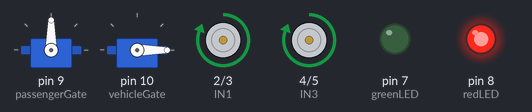
The sketch below on a simulated Arduino Uno, built with avr-gcc and run on an emulated ATmega328P. On the bench: 2 × servo, motor-driver pin pairs drawn as motors (green arrow = first pin HIGH = forward, orange = second pin HIGH = backward, longer = more drive), output pins drawn as LEDs (lit = HIGH).

Above: at 0.05 s.
At 9.95 s:
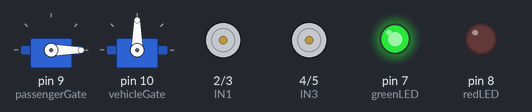
Timing chart, 0 to 13.0 s (numbered marks = the images above):
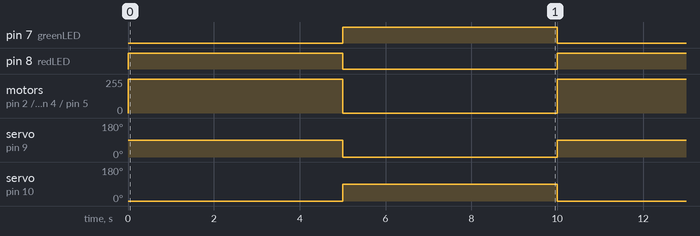

Measured:
- by itself, pin 7 (greenLED), pin 8 (redLED): alternates HIGH for 5.0 s and LOW for 5.0 s
- by itself, motor on pin 2 (IN1) / pin 3 (IN2), motor on pin 4 (IN3) / pin 5 (IN4): alternates forward 255/255 for 5.0 s and stopped for 5.0 s
- by itself, servo on pin 9 (passengerGate), servo on pin 10 (vehicleGate): alternates 90° for 5.0 s and 0° for 5.0 s

The sketch:

pedestrian_crossing.ino.ino
```cpp
#include <Servo.h>

Servo passengerGate;  // Servo 1
Servo vehicleGate;    // Servo 2

// Motor pins (L298N)
int IN1 = 2;
int IN2 = 3;
int IN3 = 4;
int IN4 = 5;

// LED pins
int redLED = 8;
int greenLED = 7;

void setup() {
  // Motor pins
  pinMode(IN1, OUTPUT);
  pinMode(IN2, OUTPUT);
  pinMode(IN3, OUTPUT);
  pinMode(IN4, OUTPUT);

  // LED pins
  pinMode(redLED, OUTPUT);
  pinMode(greenLED, OUTPUT);

  // Attach servos
  passengerGate.attach(9);
  vehicleGate.attach(10);

  // Initial positions (both closed)
  passengerGate.write(0);
  vehicleGate.write(0);
}

void loop() {
  // 🔴 RED LIGHT → VEHICLE STOP, PASSENGER GO
  digitalWrite(redLED, HIGH);
  digitalWrite(greenLED, LOW);

  // Motors ON (vehicle stopped but machine runs)
  digitalWrite(IN1, HIGH);
  digitalWrite(IN2, LOW);
  digitalWrite(IN3, HIGH);
  digitalWrite(IN4, LOW);

  // Passenger gate open, vehicle gate close
  passengerGate.write(90); // Open
  vehicleGate.write(0);    // Closed
  delay(5000);

  // 🟢 GREEN LIGHT → VEHICLE GO, PASSENGER STOP
  digitalWrite(redLED, LOW);
  digitalWrite(greenLED, HIGH);

  // Motors OFF
  digitalWrite(IN1, LOW);
  digitalWrite(IN2, LOW);
  digitalWrite(IN3, LOW);
  digitalWrite(IN4, LOW);

  // Passenger gate close, vehicle gate open
  passengerGate.write(0);   // Closed
  vehicleGate.write(90);    // Open
  delay(5000);
}   
```
